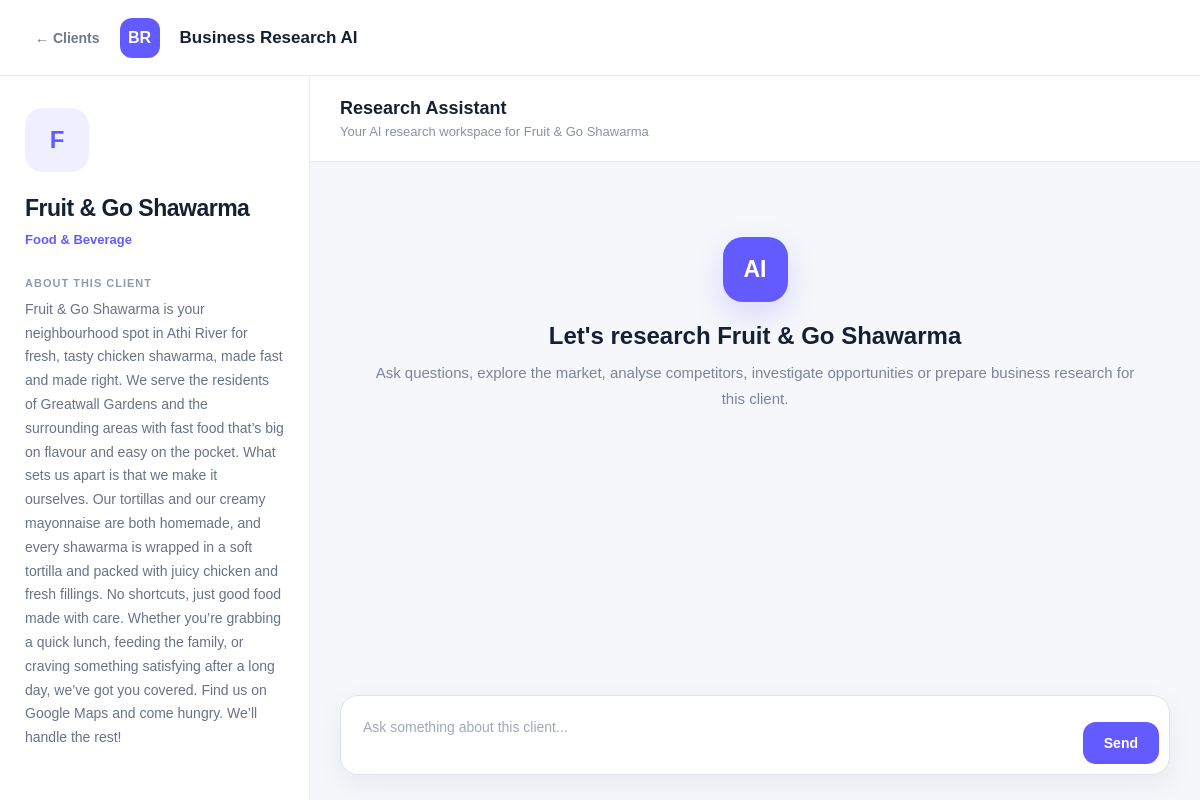
Page /clients/2/ on the committed database.
### clients/models.py (models this page shows, shortened)
class Client (models.Model):
    name = models.CharField(max_length=50)
    business_name = models.CharField(max_length=100)
    industry = models.CharField(max_length=100,blank=True)
    description = models.TextField(blank=True)
    created_at = models.DateTimeField(auto_now_add=True)

### clients/views.py (the view)
# urls.py: path("<int:client_id>/",views.client_workspace,name="client_workspace")
def client_workspace(request, client_id):
    client = get_object_or_404(Client, id=client_id)
    return render(
        request,
        "clients/workspace.html",
        {
            "client":client
        }
    )

### clients/templates/clients/workspace.html (shortened to what this page needs)
<!DOCTYPE html>
<html lang="en">
<head>
</head>
<body>
    <nav class="navbar">
        <div class="nav-left">
            <a href="{% url 'dashboard' %}" class="back-link">
                ← Clients
            </a>
            <div class="brand-logo">
                BR
            </div>
            <span class="brand-name">
                Business Research AI
            </span>
        </div>
    </nav>
    <main class="workspace">
        <aside class="sidebar">
            <div class="client-avatar">
                {{ client.business_name|first|upper }}
            </div>
            <h1>
                {{ client.business_name }}
            </h1>
            <p class="industry">
                {{ client.industry }}
            </p>
            <div class="info-section">
                <span class="info-label">
                    About this client
                </span>
                <p class="description">
                    {{ client.description }}
                </p>
            </div>
        </aside>
        <section class="chat-area">
            <header class="chat-header">
                <h2>
                    Research Assistant
                </h2>
                <p>
                    Your AI research workspace for {{ client.business_name }}
                </p>
            </header>
            <div class="messages">
                <div class="welcome-message">
                    <div class="welcome-icon">
                        AI
                    </div>
                    <h3>
                        Let's research {{ client.business_name }}
                    </h3>
                    <p>
                        Ask questions, explore the market, analyse competitors,
                        investigate opportunities or prepare business research
                        for this client.
                    </p>
                </div>
            </div>
            <div class="input-area">
                <div class="input-box">
                    <textarea
                        class="message-input"
                        placeholder="Ask something about this client..."
                    ></textarea>
                    <button class="send-button">
                        Send
                    </button>
                </div>
            </div>
        </section>
    </main>
</body>
</html>

### clients/templates/clients/workspace.html (style rules this page uses)
* { margin: 0; padding: 0; box-sizing: border-box; }
body { font-family: Arial, Helvetica, sans-serif; background: #f5f7fb; color: #172033; height: 100vh; overflow: hidden; }
.navbar { height: 76px; background: white; border-bottom: 1px solid #e8ebf2; display: flex; align-items: center; padding: 0 35px; }
.nav-left { display: flex; align-items: center; gap: 20px; }
.back-link { color: #70798d; text-decoration: none; font-size: 14px; font-weight: 600; }
.brand-logo { width: 40px; height: 40px; border-radius: 12px; background: #635bff; color: white; display: flex; align-items: center; justify-content: center; font-size: 16px; font-weight: 800; }
.brand-name { font-size: 17px; font-weight: 750; }
.workspace { height: calc(100vh - 76px); display: flex; }
.sidebar { width: 310px; background: white; border-right: 1px solid #e8ebf2; padding: 32px 25px; overflow-y: auto; }
.client-avatar { width: 64px; height: 64px; border-radius: 18px; background: #f0efff; color: #635bff; display: flex; align-items: center; justify-content: center; font-size: 24px; font-weight: 800; margin-bottom: 22px; }
.sidebar h1 { font-size: 23px; line-height: 1.3; letter-spacing: -0.5px; margin-bottom: 8px; }
.industry { color: #635bff; font-size: 13px; font-weight: 700; margin-bottom: 30px; }
.info-section { margin-bottom: 28px; }
.info-label { display: block; color: #9299aa; font-size: 11px; font-weight: 800; text-transform: uppercase; letter-spacing: 1px; margin-bottom: 9px; }
.description { color: #697286; font-size: 14px; line-height: 1.7; }
.chat-area { flex: 1; display: flex; flex-direction: column; min-width: 0; }
.chat-header { background: white; border-bottom: 1px solid #e8ebf2; padding: 22px 30px; }
.chat-header h2 { font-size: 18px; margin-bottom: 5px; }
.chat-header p { color: #8991a3; font-size: 13px; }
.messages { flex: 1; overflow-y: auto; padding: 35px; }
.welcome-message { max-width: 760px; margin: 40px auto; text-align: center; }
.welcome-icon { width: 65px; height: 65px; border-radius: 20px; background: #635bff; color: white; display: flex; align-items: center; justify-content: center; margin: 0 auto 20px; font-size: 23px; font-weight: 800; box-shadow: 0 12px 30px rgba(99, 91, 255, 0.2); }
.welcome-message h3 { font-size: 24px; margin-bottom: 10px; }
.welcome-message p { color: #7c8497; font-size: 15px; line-height: 1.7; }
.input-area { padding: 20px 30px 25px; background: #f5f7fb; }
.input-box { max-width: 900px; margin: 0 auto; background: white; border: 1px solid #dfe3ec; border-radius: 18px; padding: 10px; display: flex; align-items: flex-end; gap: 10px; box-shadow: 0 10px 30px rgba(31, 41, 55, 0.06); }
.message-input { flex: 1; border: none; outline: none; resize: none; min-height: 45px; max-height: 150px; padding: 13px 12px; font-family: inherit; font-size: 14px; color: #172033; }
.message-input::placeholder { color: #a2a8b6; }
.send-button { border: none; background: #635bff; color: white; border-radius: 13px; padding: 13px 21px; font-size: 14px; font-weight: 700; cursor: pointer; transition: transform 0.2s ease, background 0.2s ease; }

### rows in the picture
Client: business_name|first "F", business_name "Fruit & Go Shawarma", industry "Food & Beverage", description "Fruit & Go Shawarma is your neighbourhood spot in Athi River for fresh, tasty chicken shawarma, made fast and made right. We serve the residents of Greatwall Gardens and the surrounding areas with fast food that’s big on flavour and easy on the pocket. What sets us apart is that we make it ourselves. Our tortillas and our creamy mayonnaise are both homemade, and every shawarma is wrapped in a soft tortilla and packed with juicy chicken and fresh fillings. No shortcuts, just good food made with care. Whether you’re grabbing a quick lunch, feeding the family, or craving something satisfying after a long day, we’ve got you covered. Find us on Google Maps and come hungry. We’ll handle the rest!"
